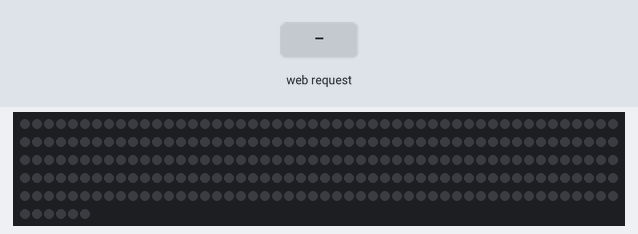
Recording of a sketch running on a simulated ESP32. On the bench: 256 RGB LEDs in strip order, left to right, continuing on the next row. The test bench sets the inputs (shaded band). WiFi joins after 1.5 s; servers stay silent unless stated; what the sketch prints to the serial monitor is not drawn.

Above: at 3.7 s.
3.8 s: HTTP request GET /ledon1 received
At 9.4 s:
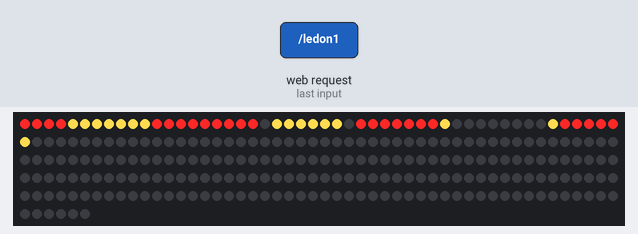
At 13.93 s:
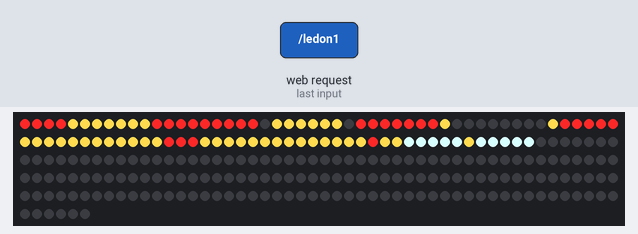
Timing chart, 0 to 14.4 s (numbered marks = the images above; inputs shaded):
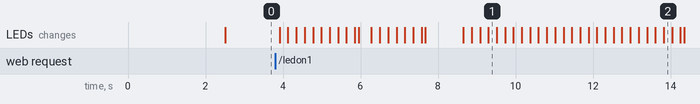

The sketch:

16x16.ino
```cpp
#include <WiFi.h>
#include <WebServer.h>
#include <Adafruit_NeoPixel.h>

 //ステーションモード設定
#define SSID "led_wifi"
#define PASSWORD "00000000"
const char *ssid = SSID;
const char *password = PASSWORD;
WebServer server(80);

// LEDテープ設定
#define PIN        21  // M5Stack Grobe Pin
#define NUMPIXELS  256  // Enough for 29 LEDs
#define DELAYVAL  100  // Time (in milliseconds) to pause between pixels
int led_color[3][3] ={{10,0,0},{0,10,0},{0,0,10}};
Adafruit_NeoPixel pixels(NUMPIXELS, PIN, NEO_GRB + NEO_KHZ800);

bool isledon = true;

int ledColor = 0;

byte ledmatrix[256][3] = {{246,39,39},{246,39,39},{246,39,39},{246,39,39},{255,219,79},{255,219,79},{255,219,79},{255,219,79},{255,219,79},{255,219,79},{255,219,79},{246,39,39},{246,39,39},{246,39,39},{246,39,39},{246,39,39},{246,39,39},{246,39,39},{246,39,39},{246,39,39},{0,0,0},{255,219,79},{255,219,79},{255,219,79},{255,219,79},{255,219,79},{255,219,79},{0,0,0},{246,39,39},{246,39,39},{246,39,39},{246,39,39},{246,39,39},{246,39,39},{246,39,39},{255,219,79},{0,0,0},{0,0,0},{0,0,0},{0,0,0},{0,0,0},{0,0,0},{0,0,0},{0,0,0},{255,219,79},{246,39,39},{246,39,39},{246,39,39},{246,39,39},{246,39,39},{255,219,79},{255,219,79},{255,219,79},{255,219,79},{255,219,79},{255,219,79},{255,219,79},{255,219,79},{255,219,79},{255,219,79},{255,219,79},{255,219,79},{246,39,39},{246,39,39},{246,39,39},{255,219,79},{255,219,79},{255,219,79},{255,219,79},{255,219,79},{255,219,79},{255,219,79},{255,219,79},{255,219,79},{255,219,79},{255,219,79},{255,219,79},{255,219,79},{255,219,79},{246,39,39},{255,219,79},{255,219,79},{216,255,255},{216,255,255},{216,255,255},{216,255,255},{216,255,255},{255,219,79},{216,255,255},{216,255,255},{216,255,255},{216,255,255},{216,255,255},{255,219,79},{255,219,79},{246,39,39},{255,219,79},{255,219,79},{255,219,79},{255,255,255},{255,255,255},{255,255,255},{255,255,255},{255,255,255},{255,219,79},{255,255,255},{255,255,255},{255,255,255},{255,255,255},{255,255,255},{255,219,79},{255,219,79},{255,219,79},{255,219,79},{0,0,0},{255,255,255},{255,255,255},{255,255,255},{0,0,0},{255,219,79},{0,0,0},{255,255,255},{255,255,255},{255,255,255},{0,0,0},{255,219,79},{255,219,79},{255,219,79},{255,219,79},{255,219,79},{255,219,79},{0,0,0},{0,0,0},{0,0,0},{0,0,0},{0,0,0},{255,219,79},{0,0,0},{0,0,0},{0,0,0},{0,0,0},{0,0,0},{255,219,79},{255,219,79},{255,219,79},{255,219,79},{0,0,0},{0,0,0},{0,0,0},{0,0,0},{0,0,0},{255,219,79},{0,0,0},{0,0,0},{0,0,0},{0,0,0},{0,0,0},{255,219,79},{255,219,79},{255,219,79},{255,219,79},{255,219,79},{255,219,79},{0,0,0},{0,0,0},{0,0,0},{255,255,255},{0,0,0},{255,219,79},{0,0,0},{0,0,0},{0,0,0},{255,255,255},{0,0,0},{255,219,79},{255,219,79},{246,39,39},{255,219,79},{0,0,0},{255,255,255},{0,0,0},{0,0,0},{0,0,0},{255,219,79},{0,0,0},{255,255,255},{0,0,0},{0,0,0},{0,0,0},{255,219,79},{255,219,79},{255,219,79},{246,39,39},{255,219,79},{255,219,79},{0,0,0},{0,0,0},{0,0,0},{0,0,0},{0,0,0},{255,219,79},{0,0,0},{0,0,0},{0,0,0},{0,0,0},{0,0,0},{246,39,39},{246,39,39},{246,39,39},{246,39,39},{246,39,39},{255,219,79},{255,219,79},{255,219,79},{255,219,79},{255,219,79},{255,219,79},{255,219,79},{255,219,79},{255,219,79},{255,219,79},{255,219,79},{246,39,39},{246,39,39},{246,39,39},{246,39,39},{246,39,39},{255,219,79},{255,219,79},{255,219,79},{255,219,79},{255,219,79},{255,219,79},{255,219,79},{255,219,79},{255,219,79},{246,39,39},{246,39,39},{246,39,39},{246,39,39},{246,39,39},{246,39,39},{246,39,39},{246,39,39},{246,39,39},{255,219,79},{255,219,79},{255,219,79},{255,219,79},{255,219,79},{255,219,79},{255,219,79},{246,39,39},{246,39,39},{246,39,39},{246,39,39}};

void handleRoot() {
  server.send(200, "text/html", "<h1>Hello World</h1>");
}


void handleLEDon1() {
  ledColor = 1;
  Serial.println("LED ON");
  server.send(200, "text/html", "LED ON 1");
}


void handleLEDon2() {
  ledColor = 2;
  Serial.println("LED ON");
  server.send(200, "text/html", "LED ON 2");
}

void handleLEDoff() {
  ledColor = 0;
  Serial.println("LED OFF");
  server.send(200, "text/html", "LED OFF");
}

void setup() {
  delay(1000);
  Serial.begin(115200);

  // WiFiステーションモード
  WiFi.mode(WIFI_STA);
  WiFi.begin(ssid, password);

  while(WiFi.status() != WL_CONNECTED) {
    delay(500);
    Serial.print(".");
  }

  Serial.println("");
  Serial.print("Connecred to ");
  Serial.println(ssid);
  Serial.print("IP address");
  Serial.println(WiFi.localIP());

  // LEDテープ設定
  pixels.begin();

  server.on("/", handleRoot);
  server.on("/ledon1", handleLEDon1);
  server.on("/ledon2", handleLEDon2);
  server.on("/ledoff", handleLEDoff);
  server.begin();
}

void loop() {
  server.handleClient();
  if(ledColor == 1) {
    pixels.clear();
    for(int i=0; i<NUMPIXELS; i++) {
      int rgb = i%3;
      pixels.setPixelColor(i, pixels.Color(ledmatrix[i][0],ledmatrix[i][1],ledmatrix[i][2]));
      pixels.show();
      delay(DELAYVAL);
    }
  } else if(ledColor == 2) {

    } else {
    pixels.clear();
    pixels.show();
    delay(DELAYVAL);
  }
}
```

Measured:
- after the input at 3.8 s, the LEDs: first change after 0.11 s (image 1 shows a later state)
